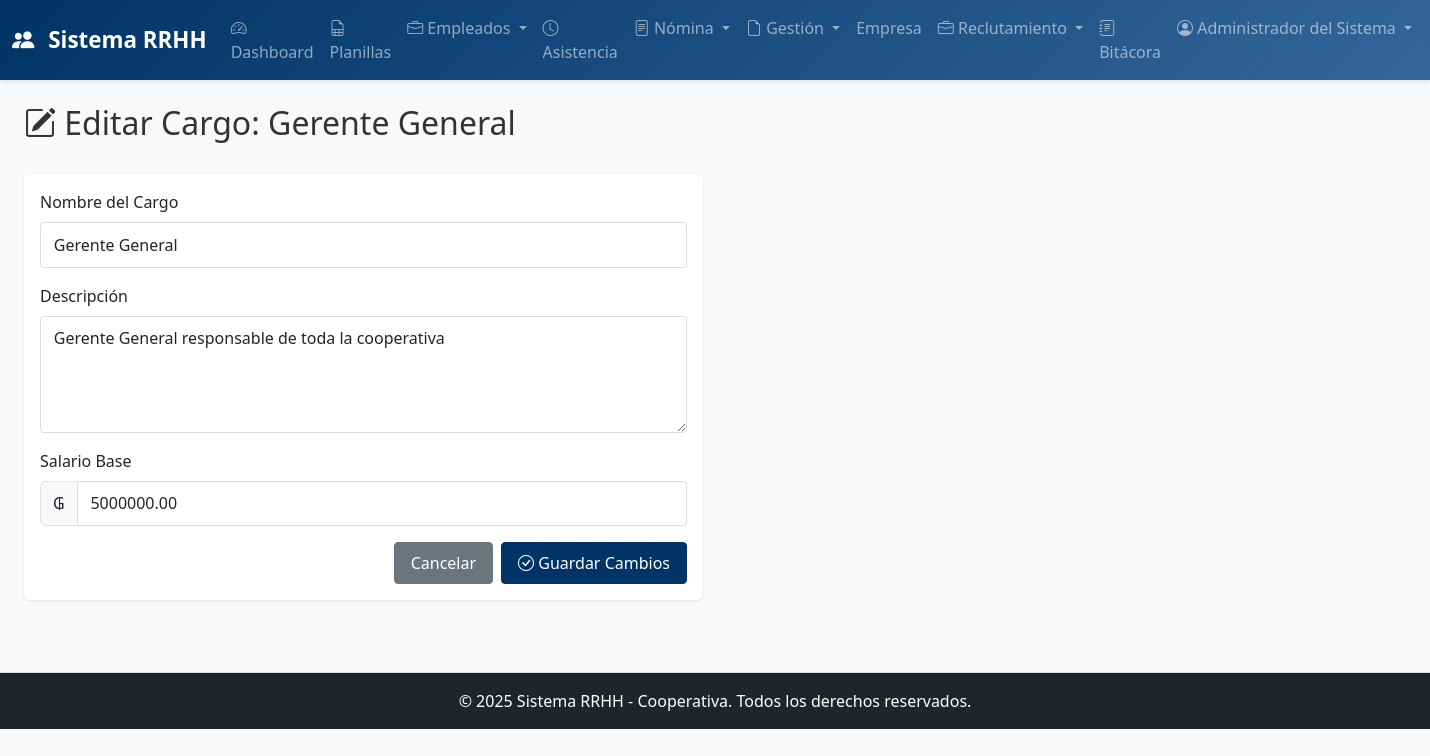
Screenshot of /rrhh/cargos/1/editar (signed in) with the database file from the repository.
### app/models.py (models this page shows, shortened)
class Usuario(UserMixin, db.Model):
    __tablename__ = 'usuarios'
    id = db.Column(db.Integer, primary_key=True)
    nombre_usuario = db.Column(db.String(80), unique=True, nullable=False)
    email = db.Column(db.String(120), unique=True, nullable=False)
    password_hash = db.Column(db.String(255), nullable=False)
    nombre_completo = db.Column(db.String(120), nullable=False)
    rol = db.Column(db.Enum(RoleEnum), default=RoleEnum.ASISTENTE_RRHH, nullable=False)
    activo = db.Column(db.Boolean, default=True)
    fecha_creacion = db.Column(db.DateTime, default=datetime.utcnow)
    ultimo_login = db.Column(db.DateTime)
    bitacoras = db.relationship('Bitacora', backref='usuario', lazy=True, cascade='all, delete-orphan')

class Cargo(db.Model):
    __tablename__ = 'cargos'
    id = db.Column(db.Integer, primary_key=True)
    nombre = db.Column(db.String(120), unique=True, nullable=False)
    descripcion = db.Column(db.Text)
    salario_base = db.Column(db.Numeric(12, 2), nullable=False)
    fecha_creacion = db.Column(db.DateTime, default=datetime.utcnow)
    empleados = db.relationship('Empleado', backref='cargo', lazy=True)

### app/routes/rrhh.py (the view, shortened to what this page needs)
@rrhh_bp.route('/cargos/<int:cargo_id>/editar', methods=['GET', 'POST'])
@login_required
@role_required(RoleEnum.RRHH)
def editar_cargo(cargo_id):
    cargo = Cargo.query.get_or_404(cargo_id)
    return render_template('rrhh/editar_cargo.html', cargo=cargo)

### app/routes/rrhh.py (called while the page is built)
def role_required(*roles):
    def decorator(f):
        @wraps(f)
        def decorated_function(*args, **kwargs):
            if current_user.rol not in roles:
                flash('No tienes permiso para acceder a este módulo', 'danger')
                return redirect(url_for('main.dashboard'))
            return f(*args, **kwargs)
        return decorated_function
    return decorator

### app/templates/rrhh/editar_cargo.html (shortened to what this page needs)
{% extends "base.html" %}
{% block content %}
<div class="container-fluid">
    <div class="row mb-4">
        <div class="col-md-12">
            <h2><i class="bi bi-pencil-square"></i> Editar Cargo: {{ cargo.nombre }}</h2>
        </div>
    </div>
    <div class="row">
        <div class="col-md-6">
            <div class="card">
                <div class="card-body">
                    <form method="POST" action="{{ url_for('rrhh.editar_cargo', cargo_id=cargo.id) }}">
                        <div class="mb-3">
                            <label for="nombre" class="form-label">Nombre del Cargo</label>
                            <input type="text" class="form-control" id="nombre" name="nombre" value="{{ cargo.nombre }}" required>
                        </div>
                        <div class="mb-3">
                            <label for="descripcion" class="form-label">Descripción</label>
                            <textarea class="form-control" id="descripcion" name="descripcion" rows="4">{{ cargo.descripcion or '' }}</textarea>
                        </div>
                        <div class="mb-3">
                            <label for="salario_base" class="form-label">Salario Base</label>
                            <div class="input-group">
                                <span class="input-group-text">₲</span>
                                <input type="number" class="form-control" id="salario_base" name="salario_base" value="{{ cargo.salario_base }}" required step="0.01">
                            </div>
                        </div>
                        <div class="d-grid gap-2 d-md-flex justify-content-md-end">
                            <a href="{{ url_for('rrhh.listar_cargos') }}" class="btn btn-secondary">Cancelar</a>
                            <button type="submit" class="btn btn-primary">
                                <i class="bi bi-check-circle"></i> Guardar Cambios
                            </button>
                        </div>
                    </form>
                </div>
            </div>
        </div>
    </div>
</div>
{% endblock %}

### app/templates/base.html (shortened to what this page needs)
<!DOCTYPE html>
<html lang="es">
<head>
    <link href="https://cdn.jsdelivr.net/npm/bootstrap@5.3.0/dist/css/bootstrap.min.css" rel="stylesheet">
    <link rel="stylesheet" href="https://cdn.jsdelivr.net/npm/bootstrap-icons@1.10.0/font/bootstrap-icons.css">
    <link href="https://cdn.datatables.net/1.13.6/css/dataTables.bootstrap5.min.css" rel="stylesheet">
    <link href="https://cdn.jsdelivr.net/npm/sweetalert2@11.7.12/dist/sweetalert2.min.css" rel="stylesheet">
    <link rel="stylesheet" href="{{ url_for('static', filename='css/style.css') }}">
</head>
<body>
    {% if current_user.is_authenticated %}
    <nav class="navbar navbar-expand-lg navbar-dark bg-dark">
        <div class="container-fluid">
            <a class="navbar-brand" href="{{ url_for('main.dashboard') }}">
                <i class="bi bi-people-fill"></i> Sistema RRHH
            </a>
            <div class="collapse navbar-collapse" id="navbarNav">
                <ul class="navbar-nav ms-auto">
                    <li class="nav-item">
                        <a class="nav-link" href="{{ url_for('main.dashboard') }}">
                            <i class="bi bi-speedometer2"></i> Dashboard
                        </a>
                    </li>
                    <li class="nav-item">
                        <a class="nav-link" href="{{ url_for('rrhh.planillas_mtess') }}">
                            <i class="bi bi-file-earmark-spreadsheet"></i> Planillas
                        </a>
                    </li>
                    {% if current_user.rol.name == 'RRHH' %}
                    <li class="nav-item dropdown">
                        <a class="nav-link dropdown-toggle" href="#" role="button" data-bs-toggle="dropdown">
                            <i class="bi bi-briefcase"></i> Empleados
                        </a>
                    </li>
                    <li class="nav-item">
                        <a class="nav-link" href="{{ url_for('rrhh.ver_asistencia') }}">
                            <i class="bi bi-clock"></i> Asistencia
                        </a>
                    </li>
                    <li class="nav-item dropdown">
                        <a class="nav-link dropdown-toggle" href="#" role="button" data-bs-toggle="dropdown">
                            <i class="bi bi-file-text"></i> Nómina
                        </a>
                    </li>
                    <li class="nav-item dropdown">
                        <a class="nav-link dropdown-toggle" href="#" role="button" data-bs-toggle="dropdown">
                            <i class="bi bi-file-earmark"></i> Gestión
                        </a>
                    </li>
                    <li class="nav-item">
                        <a class="nav-link" href="{{ url_for('rrhh.ver_empresa') }}">
                            Empresa
                        </a>
                    </li>
                    <li class="nav-item dropdown">
                        <a class="nav-link dropdown-toggle" href="#" role="button" data-bs-toggle="dropdown">
                            <i class="bi bi-briefcase"></i> Reclutamiento
                        </a>
                    </li>
                    <li class="nav-item">
                        <a class="nav-link" href="{{ url_for('rrhh.ver_bitacora') }}">
                            <i class="bi bi-journal-text"></i> Bitácora
                        </a>
                    </li>
                    {% else %}
                    <li class="nav-item">
                        <a class="nav-link" href="{{ url_for('rrhh.ver_asistencia') }}">
                            <i class="bi bi-clock"></i> Asistencia
                        </a>
                    </li>
                    {% endif %}
                    <li class="nav-item dropdown">
                        <a class="nav-link dropdown-toggle" href="#" role="button" data-bs-toggle="dropdown">
                            <i class="bi bi-person-circle"></i> {{ current_user.nombre_completo }}
                        </a>
                    </li>
                </ul>
            </div>
        </div>
    </nav>
    {% endif %}
    <main class="{% if current_user.is_authenticated %}container-fluid mt-4{% endif %}">
        {% block content %}{% endblock %}
    </main>
    <footer class="bg-dark text-white text-center py-3 mt-5">
        <p class="mb-0">&copy; 2025 Sistema RRHH - Cooperativa. Todos los derechos reservados.</p>
    </footer>
</body>
</html>

### app/static/css/style.css (style rules this page uses)
:root { --primary-color: #003366; --secondary-color: #336699; --success-color: #28a745; --danger-color: #dc3545; --warning-color: #ffc107; --info-color: #17a2b8; }
body { font-family: 'Segoe UI', Tahoma, Geneva, Verdana, sans-serif; background-color: #f8f9fa; color: #333; }
.navbar { background: linear-gradient(135deg, var(--primary-color) 0%, var(--secondary-color) 100%); box-shadow: 0 2px 4px rgba(0, 0, 0, 0.1); }
.navbar-brand { font-weight: 600; font-size: 1.4rem; }
.navbar-brand i { margin-right: 8px; }
.card { border: none; box-shadow: 0 1px 3px rgba(0, 0, 0, 0.1); margin-bottom: 1.5rem; transition: transform 0.2s, box-shadow 0.2s; }
.btn { padding: 0.5rem 1rem; border-radius: 4px; font-weight: 500; transition: all 0.3s ease; }
.btn-primary { background-color: var(--primary-color); border-color: var(--primary-color); }
.form-control, .form-select { border: 1px solid #ddd; border-radius: 4px; padding: 0.6rem 0.8rem; transition: border-color 0.3s, box-shadow 0.3s; }
footer { margin-top: 5rem; border-top: 1px solid #ddd; }
.card { animation: fadeIn 0.3s ease-out; }

### rows the page displays
Usuario: nombre_completo "Administrador del Sistema"
Cargo: nombre "Gerente General", descripcion "Gerente General responsable de toda la cooperativa", salario_base "5000000.00"
